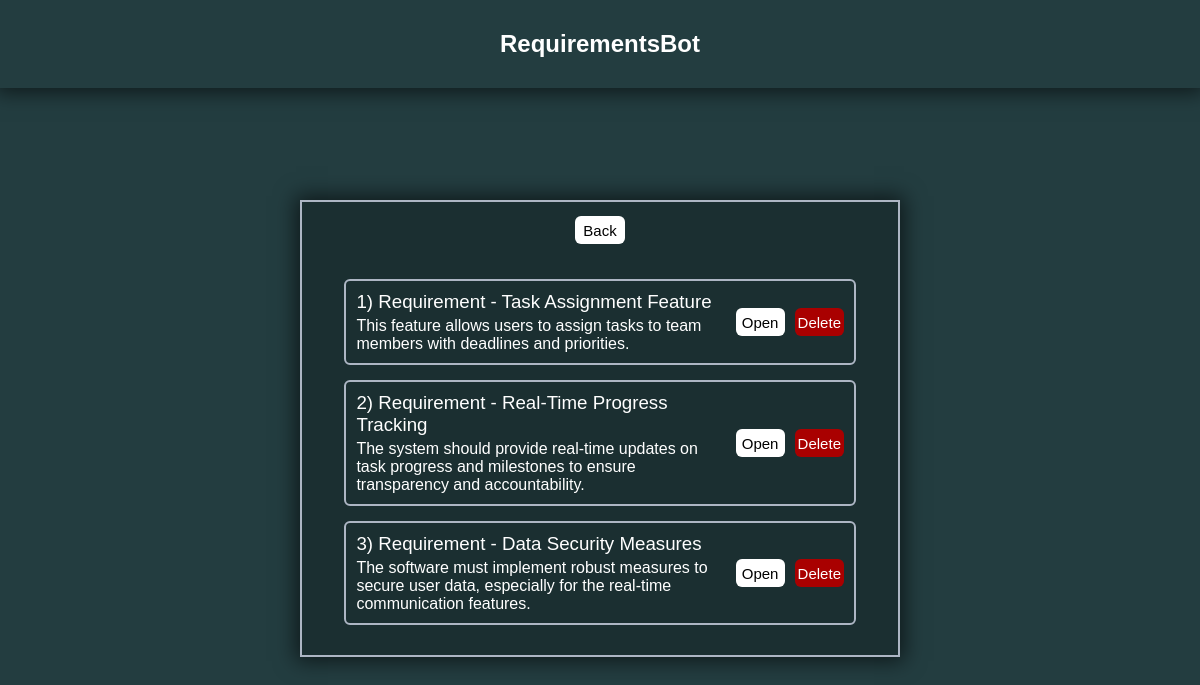
Page /requirements on the earlier database version.
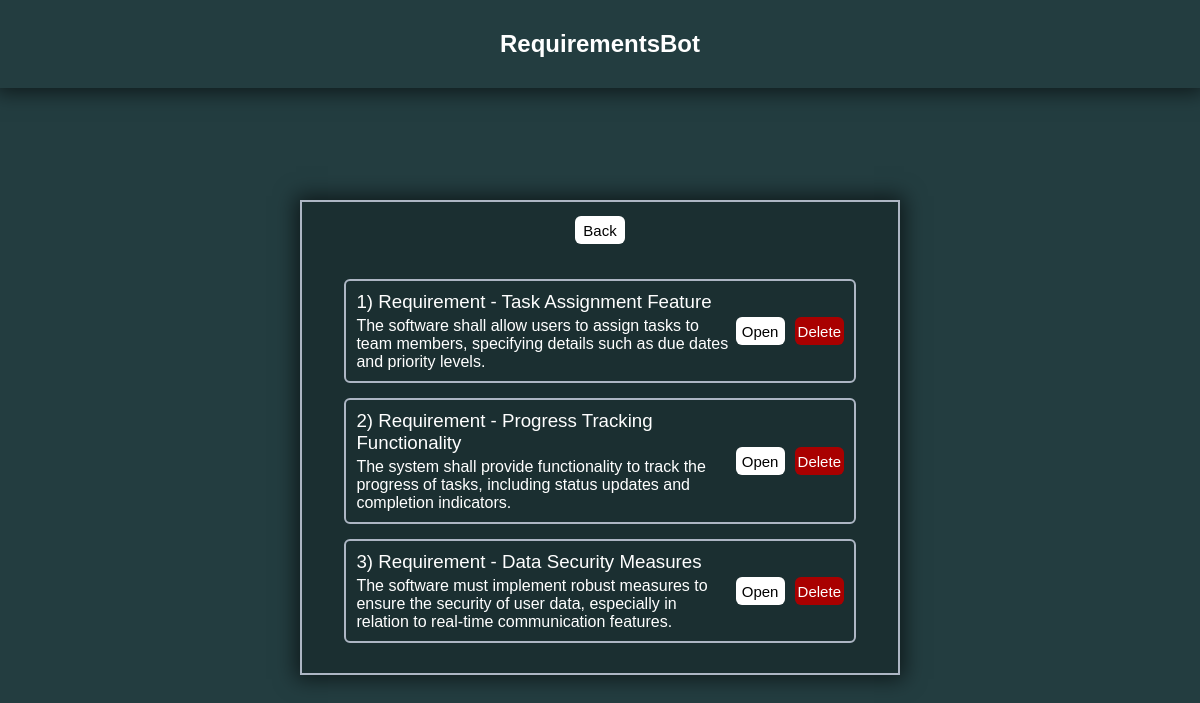
Same page on the later database version.
### GPTCommunication/models.py (models this page shows, shortened)
class RequirementsList(models.Model):
    requirementID = models.IntegerField(primary_key=True)
    requirementName = models.CharField(max_length=100)
    requirementDescription = models.TextField()

### GPTCommunication/views.py (the view)
# urls.py: path("requirements", views.RequirementDisplay.showRequirements, name="Requirements"),
    def showRequirements(request):
        requirements = RequirementsList.objects.all()
        return render(request, "GPTCommunication/requirements.html", {
            "requirements": requirements
        })

### GPTCommunication/templates/GPTCommunication/requirements.html (shortened to what this page needs)
{% extends "base.html" %}
{% load static %}
{% block css_files %}
    <link rel="stylesheet" href="{% static "GPTCommunication/requirements.css" %}">
{% endblock css_files %}
{% block content %}
<div id="Layout">
    <div id="BackButtonArea">
        <button id="BackButton" onclick="location.href='{% url "ReqGen"%}';">Back</button>
    </div>
    {% if requirements %}
    <div class="RequirementsArea">
        <div class="RequirementsList">
            {% for requirement in requirements %}
            <div class="Requirements">
                <div class="RequirementElement">
                    <div id="RequirementDescription" >
                        <h3 id="RequirementName">{{requirement.requirementID}}) {{requirement.requirementName }}</h3>
                        <p>{{ requirement.requirementDescription }}</p>
                    </div>
                    <div class="ButtonArea">
                        <div class="DetailButtonArea">
                            <button class="DetailButton" onclick="location.href='{% url "RequirementDetail" requirement.requirementID %}';">Open</button>
                        </div>
                        <div class="DeleteButtonArea">
                            <button class="DeleteButton" onclick="location.href='{% url "ConfDelete" requirement.requirementID %}';">Delete</button>
                        </div>
                    </div>
                </div>
            </div>
            {% endfor %}
        </div>
    </div>
    {% endif %}
</div>
{% endblock content %}

Differences in the rows shown:
changed RequirementsList "Requirement - Task Assignment Feature": requirementDescription "This feature allows users to assign tasks to team members with deadlines and priorities." → "The software shall allow users to assign tasks to team members, specifying details such as due dates and priority levels."
changed RequirementsList id 2: requirementName "Requirement - Real-Time Progress Tracking" → "Requirement - Progress Tracking Functionality"; requirementDescription "The system should provide real-time updates on task progress and milestones to ensure transparency and accountability." → "The system shall provide functionality to track the progress of tasks, including status updates and completion indicators."
changed RequirementsList "Requirement - Data Security Measures": requirementDescription "The software must implement robust measures to secure user data, especially for the real-time communication features." → "The software must implement robust measures to ensure the security of user data, especially in relation to real-time communication features."
